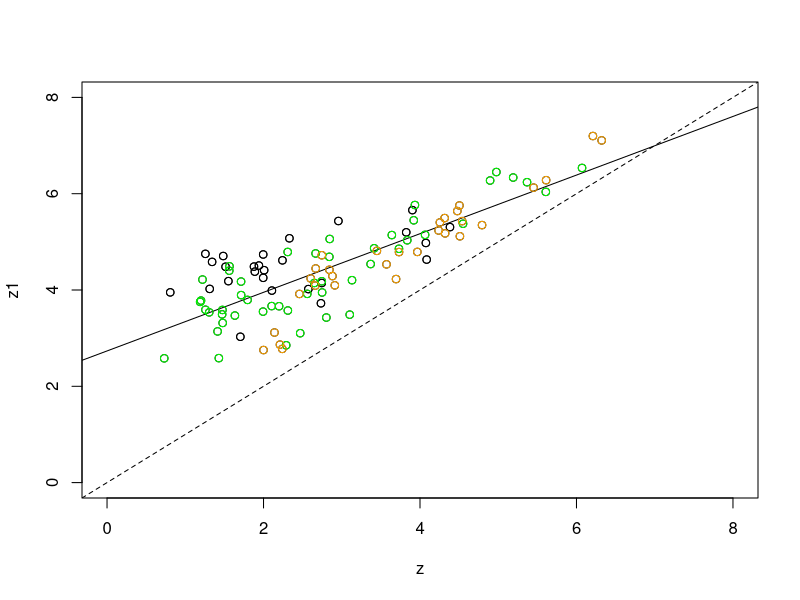
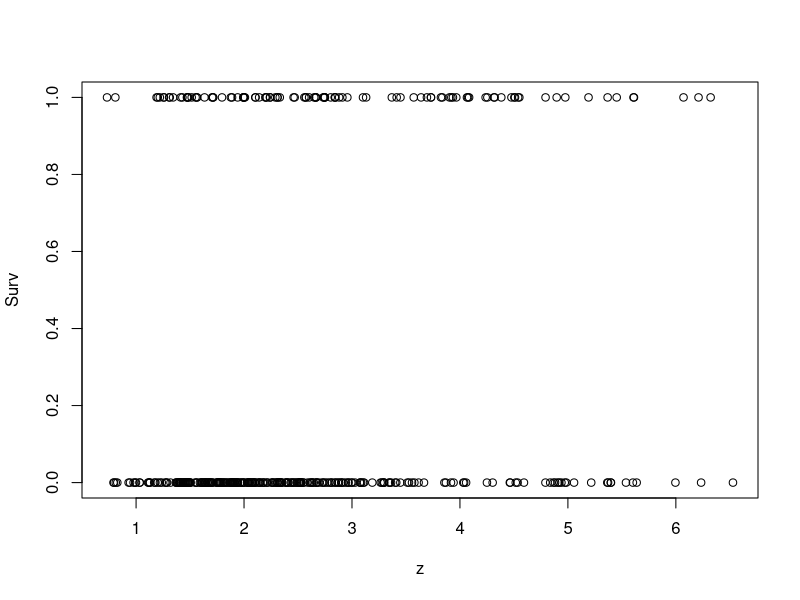

The R script that drew these images, in order:
### Will King
### Ch 3 - population model for B. glandula, IPM
### data from field survey of barnacles after 1 year (Jun 2017 - May 2018)

# ---- load data and packages ----

photos <- read.csv('ch3_field-photos.csv', header = T)

# ---- adjust photos dataset ----

### remove unwanted rows ###
photos2 <- photos[photos$died_yn != '', ] # without survival data
photos3 <- photos2[photos2$exclude != 'exclude', ] # rows marked exclude


### calculate percent touch ###
photos3$touch_pct <- round(photos3$touch_raw/360, digits = 2)


### add column for survival ###
# mortality: Y = died, N = lived
# survival: 0 = died, 1 = lived
photos3$Surv <- ''
photos3$Surv[photos3$died_yn == 'N'] <- 1
photos3$Surv[photos3$died_yn == 'Y'] <- 0

# ---- make datasets for IPM ----

### associated information
dat <- as.data.frame(photos3[ , c('site'
                                  , 'subsite'
                                  , 'density_trt'
                                  , 'individual_id'
                                  , 'touch_pct'
                                  , 'touch_spp'
                                  , 'day_elapsed'
)
]
)

### initial size, survival, final size
dat$z <- photos3$operc_length_initial_mm
dat$Surv <- photos3$Surv
dat$z1 <- photos3$operc_length_final_mm

### reproduction
# if survival = 0, reprod and offspring should have NA
# fill in reprod and offspring using regressions from 2017 field data

# reproduced? 0/1
dat$Reprod <- ''
dat$Reprod[dat$Surv == 0] <- NA

# fecundity metric
dat$Offspring <- ''
dat$Offspring[dat$Surv == 0] <- NA

# ---- explore data ----

### general data structure
str(dat)  
summary(dat)

### growth
plot(z1 ~ z
     , data = dat#[dat$subsite == 'RT2' | dat$subsite == 'RT3', ]
     , xlim = c(0, 8)
     , ylim = c(0, 8)
     )
abline(a = 0, b = 1, lty = 2)
abline(lm(z1 ~ z, data = dat))

# spp competition?
points(z1 ~ z
       , data = dat[dat$touch_spp == '', ]
       , col = 'black'
)
points(z1 ~ z
       , data = dat[dat$touch_spp == 'B', ]
       , col = 'green'
)
points(z1 ~ z
       , data = dat[dat$touch_spp == 'C', ]
       , col = 'orange'
)


### survival
plot(Surv ~ z
     , data = dat
)

  